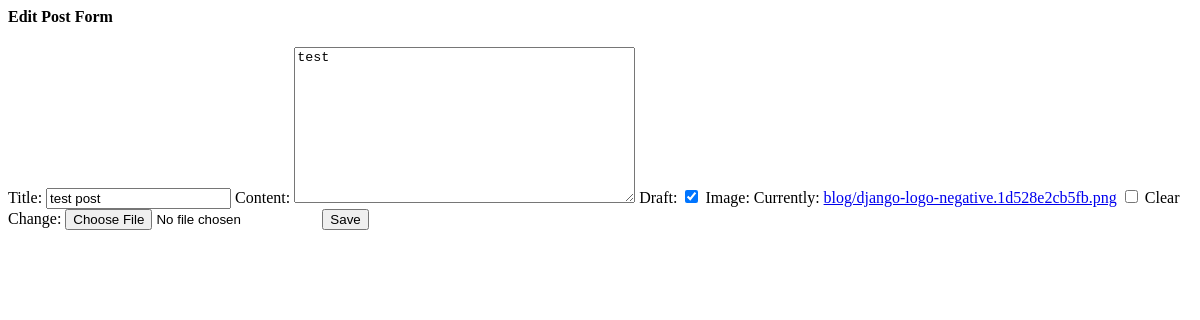
Before: /blog/1/edit/ with the older database file.
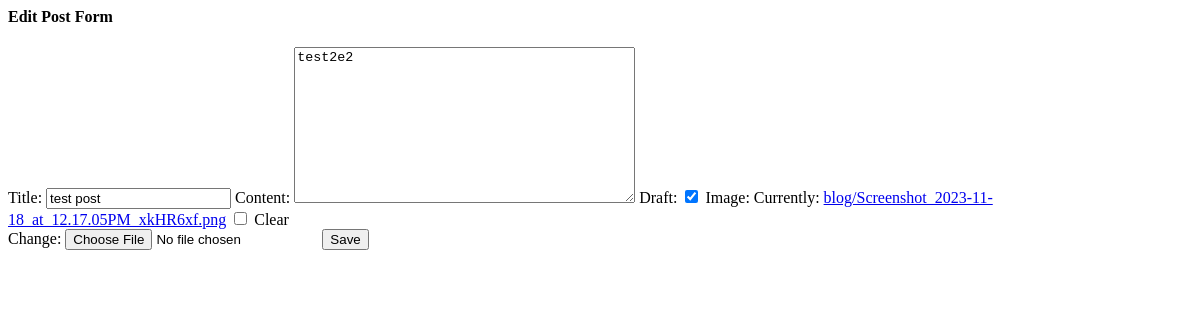
After: the same page with the newer database file.
### blog/models.py (models this page shows, shortened)
class Post(models.Model):
    title = models.CharField(max_length = 100)
    content = models.TextField(max_length = 10000)
    author =models.ForeignKey(User, related_name = 'post_author', on_delete=models.CASCADE)
    draft = models.BooleanField(default = True)
    publish_date = models.DateTimeField(auto_now_add = True)
    tags = TaggableManager()
    image = models.ImageField(upload_to='blog',blank=True,null=True)

### blog/views.py (the view)
# urls.py: path('<int:pk>/edit/', EditPost.as_view(), name='edit-post'),
class EditPost(UpdateView):
    model = Post
    fields = ['title', 'content', 'draft', 'tags', 'image']
    success_url = '/blog/'
    template_name = 'blog/edit.html'

### blog/templates/blog/edit.html (shortened to what this page needs)
<h4> Edit Post Form </h4>
<form method="post" enctype="multipart/form-data">
    {{form}}
    <input type="submit" value="Save">
</form>

Changed rows visible on the page:
changed Post "test post": content "test" → "test2e2"
Other visible differences:
text no longer shown: "Title: Content: Draft: Image: Currently: blog/django-logo-negative.1d528e2cb5fb.png Clear Change:"
text now shown: "Title: Content: Draft: Image: Currently: blog/Screenshot_2023-11-18_at_12.17.05PM_xkHR6xf.png Clear Change:"
